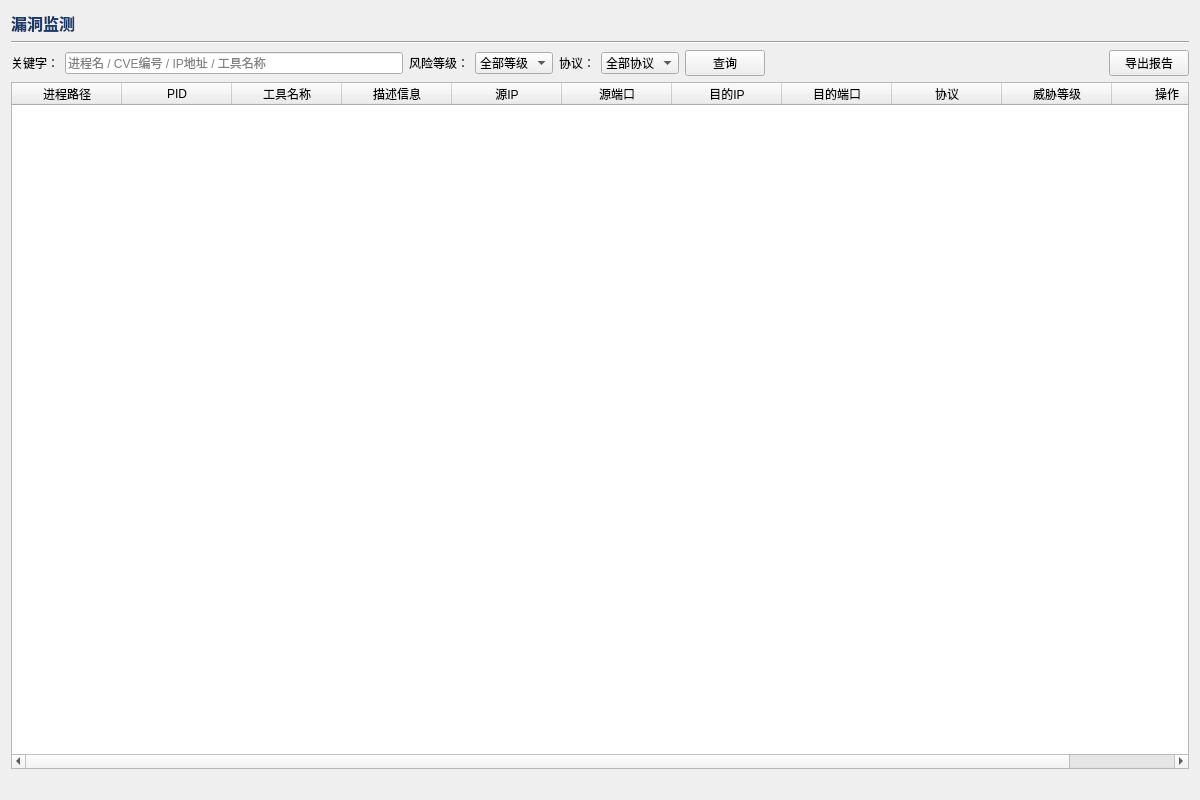
<?xml version="1.0" encoding="UTF-8"?>
<ui version="4.0">
 <class>VulnDetectPage</class>
 <widget class="QWidget" name="VulnDetectPage">
  <property name="geometry">
   <rect><x>0</x><y>0</y><width>1200</width><height>800</height></rect>
  </property>
  <property name="windowTitle"><string>VulnDetectPage</string></property>
  <layout class="QVBoxLayout" name="mainLayout">
   <item>
    <widget class="QLabel" name="lblTitle">
     <property name="text"><string>漏洞监测</string></property>
     <property name="styleSheet"><string>font-size:16px;font-weight:700;color:#1a3a6a;</string></property>
    </widget>
   </item>
   <item>
    <widget class="QFrame" name="divider">
     <property name="frameShape"><enum>QFrame::HLine</enum></property>
     <property name="frameShadow"><enum>QFrame::Sunken</enum></property>
    </widget>
   </item>
   <item>
    <layout class="QHBoxLayout" name="toolbarLayout">
     <item>
      <widget class="QLabel" name="">
       <property name="text"><string>关键字：</string></property>
      </widget>
     </item>
     <item>
      <widget class="QLineEdit" name="m_edtSearch">
       <property name="placeholderText"><string>进程名 / CVE编号 / IP地址 / 工具名称</string></property>
       <property name="maximumWidth"><number>280</number></property>
      </widget>
     </item>
     <item>
      <widget class="QLabel" name="">
       <property name="text"><string>风险等级：</string></property>
      </widget>
     </item>
     <item>
      <widget class="QComboBox" name="m_cmbRisk">
       <item><property name="text"><string>全部等级</string></property></item>
       <item><property name="text"><string>高危</string></property></item>
       <item><property name="text"><string>中危</string></property></item>
       <item><property name="text"><string>低危</string></property></item>
       <property name="maximumWidth"><number>100</number></property>
      </widget>
     </item>
     <item>
      <widget class="QLabel" name="">
       <property name="text"><string>协议：</string></property>
      </widget>
     </item>
     <item>
      <widget class="QComboBox" name="m_cmbProto">
       <item><property name="text"><string>全部协议</string></property></item>
       <item><property name="text"><string>TCP</string></property></item>
       <item><property name="text"><string>UDP</string></property></item>
       <item><property name="text"><string>HTTP</string></property></item>
       <item><property name="text"><string>HTTPS</string></property></item>
       <item><property name="text"><string>SMB</string></property></item>
       <item><property name="text"><string>RDP</string></property></item>
       <property name="maximumWidth"><number>100</number></property>
      </widget>
     </item>
     <item>
      <widget class="QPushButton" name="m_btnQuery">
       <property name="text"><string>查询</string></property>
      </widget>
     </item>
     <item>
      <spacer>
       <property name="orientation"><enum>Qt::Horizontal</enum></property>
       <property name="sizeHint" stdset="0"><size><width>40</width><height>20</height></size></property>
      </spacer>
     </item>
     <item>
      <widget class="QPushButton" name="m_btnExport">
       <property name="text"><string>导出报告</string></property>
      </widget>
     </item>
    </layout>
   </item>
   <item>
    <widget class="QTableWidget" name="m_tblVuln">
     <property name="columnCount"><number>11</number></property>
     <attribute name="horizontalHeaderDefaultSectionSize"><number>110</number></attribute>
     <column><property name="text"><string>进程路径</string></property></column>
     <column><property name="text"><string>PID</string></property></column>
     <column><property name="text"><string>工具名称</string></property></column>
     <column><property name="text"><string>描述信息</string></property></column>
     <column><property name="text"><string>源IP</string></property></column>
     <column><property name="text"><string>源端口</string></property></column>
     <column><property name="text"><string>目的IP</string></property></column>
     <column><property name="text"><string>目的端口</string></property></column>
     <column><property name="text"><string>协议</string></property></column>
     <column><property name="text"><string>威胁等级</string></property></column>
     <column><property name="text"><string>操作</string></property></column>
    </widget>
   </item>
   <item>
    <widget class="QLabel" name="m_lblStatus">
     <property name="text"><string></string></property>
    </widget>
   </item>
  </layout>
 </widget>
</ui>
